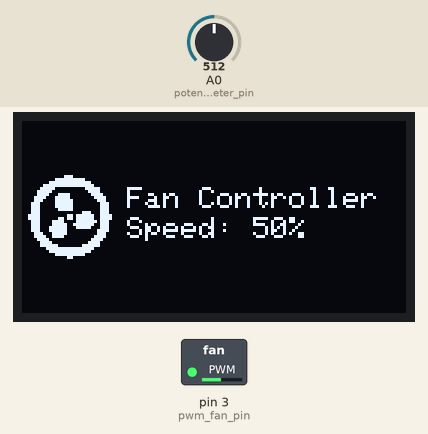
The sketch below on a simulated Arduino Uno, built with avr-gcc and run on an emulated ATmega328P. On the bench: 128×64 one-colour display, switched loads named in the sketch (green lamp = pin HIGH). Inputs (shaded band) come from the test bench; at power-on: A0 (potentiometer_pin) = 512.

Above: at 3.2 s.
3.3 s: A0 (potentiometer_pin) set to 716
At 4.2 s:
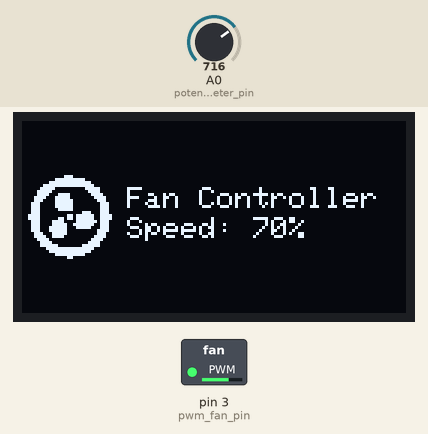
5.2 s: A0 (potentiometer_pin) set to 1023
At 6.1 s:
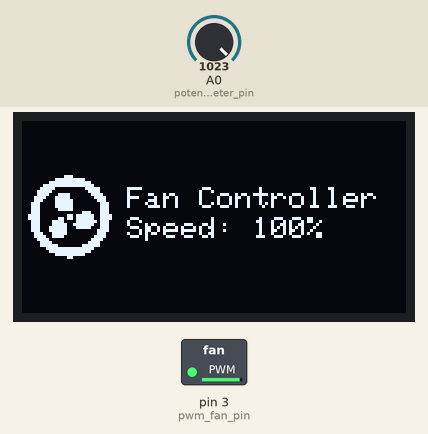
7.1 s: A0 (potentiometer_pin) set to 122
At 8.2 s:
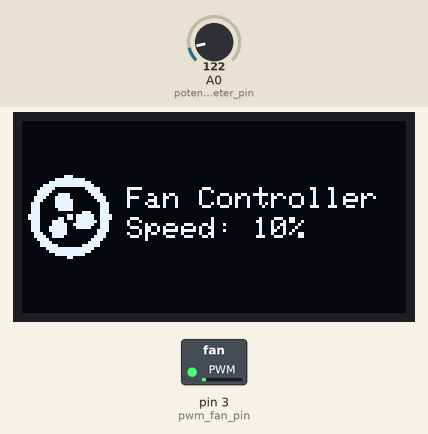
9.1 s: A0 (potentiometer_pin) set to 0
At 10.1 s:
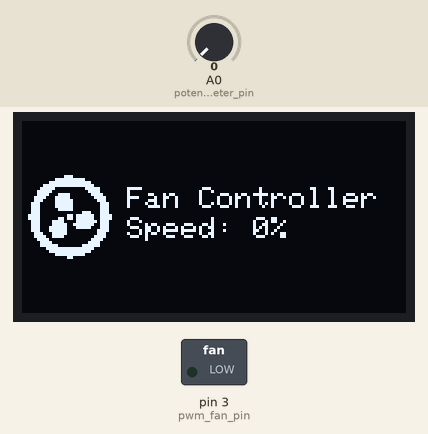
10.8 s: A0 (potentiometer_pin) set to 900
At 11.8 s:
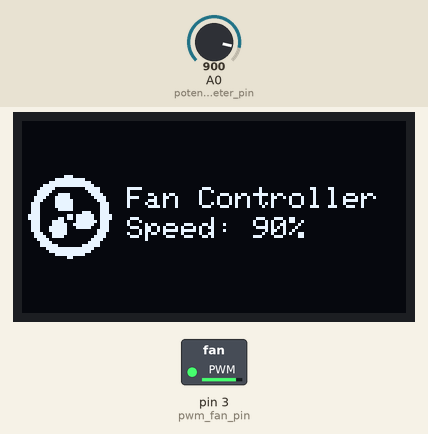
Timing chart, 0 to 13.7 s (numbered marks = the images above; inputs shaded):
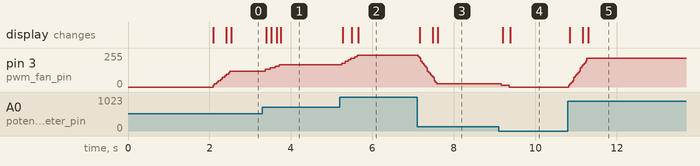

Measured:
- after the input at 3.3 s, pin 3 (pwm_fan_pin): 120/255 → 132/255 after 0.06 s, → 144/255 0.13 s later, → 156/255 0.13 s later, → 168/255 0.10 s later; the display: first changes after 0.10 s (image 1 shows a later state)
- after the input at 5.2 s, pin 3 (pwm_fan_pin): moves from 168/255 to 240/255 over 0.38 s, starting at once; the display: first changes after 0.07 s (image 2 shows a later state)
- after the input at 7.1 s, pin 3 (pwm_fan_pin): moves from 240/255 to 24/255 over 0.45 s, starting at once; the display: first changes after 0.06 s (image 3 shows a later state)
- after the input at 9.1 s, pin 3 (pwm_fan_pin): 24/255 → 12/255 after 0.07 s, → 0/255 0.19 s later; the display: first changes after 0.10 s (image 4 shows a later state)
- after the input at 10.8 s, pin 3 (pwm_fan_pin): moves from 0/255 to 216/255 over 0.45 s, starting at once; the display: first changes after 0.05 s (image 5 shows a later state)

The sketch:

pwm_fan_controller.ino
```cpp
#include <Wire.h>
#include <Adafruit_GFX.h>
#include <Adafruit_SH1106.h>

#include "images.h"

#define pwm_fan_pin 3
#define potentiometer_pin A0

#define potentiometer_steps 20
#define readings_size 15

/* Values for smoothing */
int readings[readings_size];
int read_index;
int total;
int average;

int potentiometer_step;

Adafruit_SH1106 display(-1);

void setup()
{
  pinMode(pwm_fan_pin, OUTPUT);

  /* Set the values of the array to 0 */
  memset(readings, 0, readings_size);

  /* Initialize the display */
  display.begin(SH1106_SWITCHCAPVCC, 0x3C);
  display.display();
  delay(2000);
  display.clearDisplay();
  //display.setRotation(2);
  display.setTextSize(1);
  display.setTextColor(WHITE);
}

void loop()
{
  potentiometer_step = read_potentiometer();
  analogWrite(pwm_fan_pin, (255 / potentiometer_steps) * potentiometer_step);

  display_info(potentiometer_step * 5);

  delay(1);
}

/**
 * Read the potentiometer and smooth the output.
 *
 * @returns the smoothed output as int.
 */
int read_potentiometer()
{
  total -= readings[read_index];
  readings[read_index] = analogRead(potentiometer_pin);
  total += readings[read_index];

  read_index += 1;
  if (read_index >= readings_size) read_index = 0;

  average = total / readings_size;
  /* analogRead ranges from 0 to 1024, but it rarly reaches the max value.
   * In order to get a 100% reading on the display it is changed to 1000.
   */
  average = map(average, 0, 1000, 0, potentiometer_steps);
  average = constrain(average, 0, potentiometer_steps);

  return average;
}

/**
 * Draws the potentiometer value on SH1106 128x64 oled screen.
 *
 * @param duty_cycle_percentage The number to display on the screen.
 */
void display_info(const int duty_cycle_percentage)
{
  display.clearDisplay();

  display.drawBitmap(0, 16,  fan_icon_bmp, fan_icon_width, fan_icon_height, WHITE);

  display.setCursor(35, 22);
  display.println("Fan Controller");

  char buf[12];
  snprintf(buf, sizeof(buf), "%s%d%s", "Speed: ", duty_cycle_percentage, "%");
  display.setCursor(35, 32);
  display.println(buf);

  display.display();
}
```

Source omitted: images.h (data table, 872 bytes)
